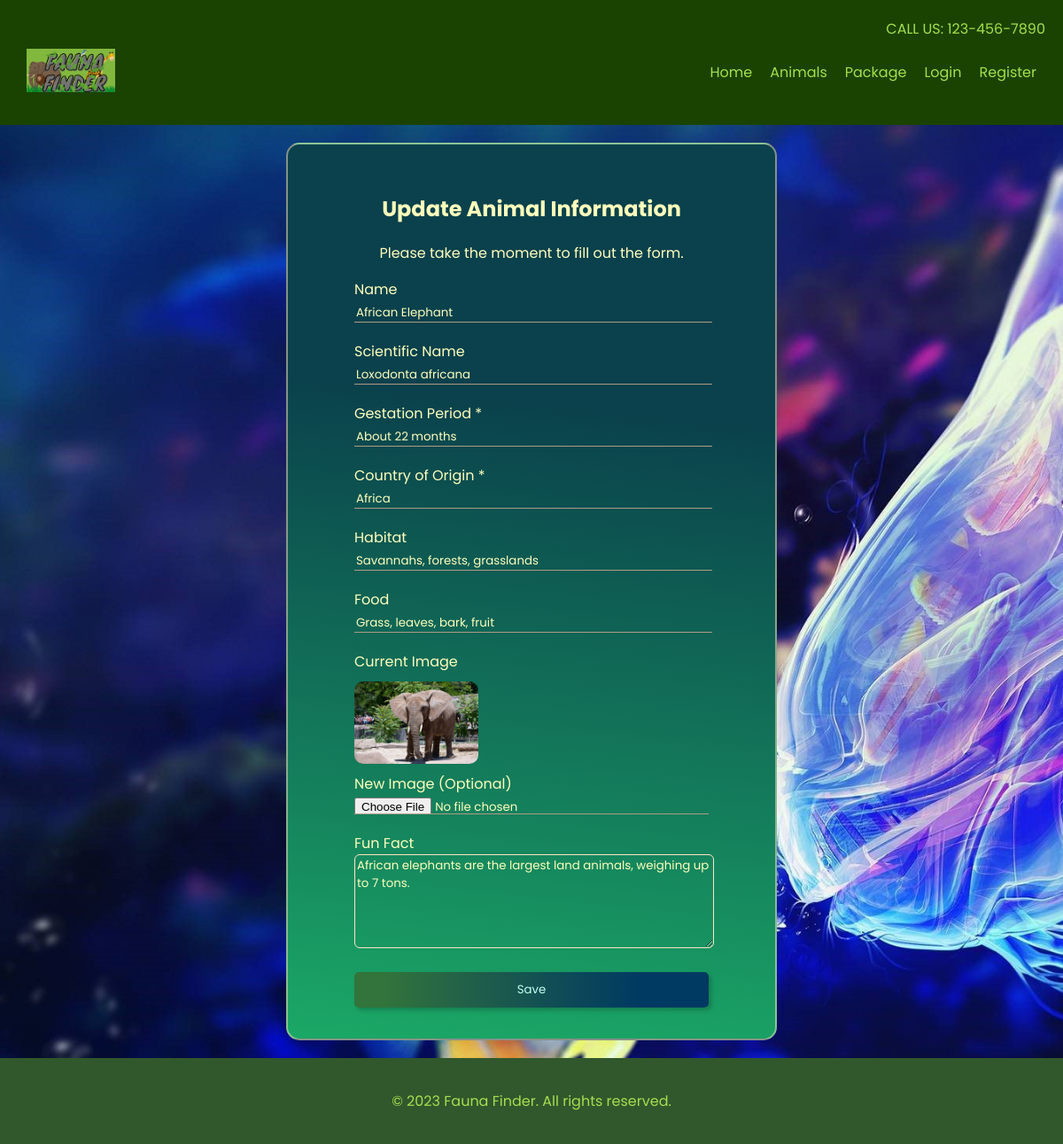
The page /edit_animal.php?eid=1 on the database its author committed.
### tables this page shows
CREATE TABLE `animal` (
  `animal_id` int(11) NOT NULL,
  `name` varchar(255) NOT NULL,
  `scientific_name` varchar(255) NOT NULL,
  `gestation_period` varchar(255) NOT NULL,
  `country_origin` varchar(255) NOT NULL,
  `habitat` varchar(255) NOT NULL,
  `food` varchar(255) NOT NULL,
  `fun_fact` text NOT NULL,
  `image` text NOT NULL
);

### edit_animal.php (the view, shortened to what this page needs)
<?php
    require 'inc/config.php';
    if(isset($_GET['eid']) && !empty($_GET['eid'])){
        $eid = $_GET['eid'];
        $sql = "SELECT * from animal where animal_id = $eid";
        $result = mysqli_query($conn, $sql);
        $row = $result->fetch_assoc();
    }else{
        echo "<script>window.location.href='update.php';</script>";
    }
?>
<!DOCTYPE html>
<html lang="en">
<head>
    <link rel="stylesheet" href="css/Animals-page/add_animal.css">
</head>
<body>
    <?php
        require 'inc/header.php';
    ?>
    <div class="container">
        <h2>Update Animal Information</h2>
        <p>Please take the moment to fill out the form.</p>
        <form action="functions.php" method="POST" enctype="multipart/form-data">
            <label>Name</label>
            <input type="text" name="name" value="<?php echo $row['name'] ?>" required>
            <label>Scientific Name</label>
            <input type="text" name="sciencename" value="<?php echo $row['scientific_name'] ?>" required>
            <label>Gestation Period *</label>
            <input type="text" name="period" value="<?php echo $row['gestation_period'] ?>" required>
            <label>Country of Origin *</label>
            <input type="text" name="country" value="<?php echo $row['country_origin'] ?>" required>
            <label>Habitat</label>
            <input type="text" name="habitat" value="<?php echo $row['habitat'] ?>" required>
            <label>Food</label>
            <input type="text" name="food" value="<?php echo $row['food'] ?>" required>
            <label>Current Image</label>
            <div class="imgOuter">
                <img src="image/upload/<?php echo $row['image']; ?>" class="imgbox"/>
            </div>
            <label>New Image (Optional)</label>
            <input type="file" name="image">
            <label>Fun Fact</label>
            <textarea name="fact" id="fact" cols="30" rows="5"><?php echo $row['fun_fact'] ?></textarea>
            <button name="update_animal" type="submit">Save</button>
        </form>
    </div>
    <?php
        require 'inc/footer.php';
    ?>
</body>
</html>

### css/Animals-page/add_animal.css (style rules this page uses)
body { font-family: 'Poppins', sans-serif; margin: 0; padding: 0; background-image: url(../../image/Animals-page/seacreatures.jpg); background-size: cover; background-repeat: no-repeat; }
.container { text-align: center; width: 100%; background: rgb(27,168,102); background: linear-gradient(6deg, rgba(27,168,102,1) 0%, rgba(10,65,76,1) 70%); width: fit-content; padding: 35px 75px; margin: 20px auto; border-radius: 15px; border: 2px solid rgba(255, 228, 196, 0.5); color: #ffffbc; }
form { width: 400px; margin: auto; }
form label { display: block; text-align: start; }
form input { width: 100%; margin-bottom: 20px; height: 18px; background-color: transparent; border: 0; border-bottom: 1px solid rgb(174, 155, 132); outline: none; width: 100%; color: #ffffbc; font-family: 'Poppins', sans-serif; }
form textarea { width: 100%; background-color: transparent; color: #ffffbc; font-family: 'Poppins', sans-serif; border: 1px solid bisque; border-radius: 6px; outline: none; }
button { background: rgb(50,116,59); background: linear-gradient(90deg, rgba(50,116,59,1) 8%, rgba(0,58,98,1) 80%); color: rgb(194, 255, 242); padding: 10px; height: 40px; margin-top: 20px; cursor: pointer; border: none; border-radius: 5px; width: 100%; font-family: 'Poppins', sans-serif; box-shadow: 3px 3px 5px rgba(0, 0, 0, 0.2); }
.imgbox { width: 140px; border-radius: 10px; }
.imgOuter { display: flex; padding: 10px 0; }

### rows shown on the page
animal: name "African Elephant", sciencename "Loxodonta africana", period "About 22 months", country "Africa", habitat "Savannahs, forests, grasslands", food "Grass, leaves, bark, fruit", image (picture), fact "African elephants are the largest land animals, weighing up to 7 tons."
